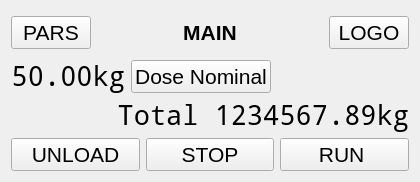
      <widget class="QWidget" name="dose_page">
       <layout class="QVBoxLayout" name="verticalLayout_2">
        <item>
         <layout class="QHBoxLayout" name="hl_main">
          <item>
           <widget class="QPushButton" name="pb_pars_right">
            <property name="font">
             <font>
              <pointsize>16</pointsize>
             </font>
            </property>
            <property name="text">
             <string>PARS</string>
            </property>
           </widget>
          </item>
          <item>
           <spacer name="hs_main_pars">
            <property name="orientation">
             <enum>Qt::Horizontal</enum>
            </property>
            <property name="sizeHint" stdset="0">
             <size>
              <width>58</width>
              <height>43</height>
             </size>
            </property>
           </spacer>
          </item>
          <item>
           <widget class="QLabel" name="lab_main">
            <property name="font">
             <font>
              <pointsize>16</pointsize>
              <weight>75</weight>
              <bold>true</bold>
             </font>
            </property>
            <property name="text">
             <string>MAIN</string>
            </property>
            <property name="alignment">
             <set>Qt::AlignCenter</set>
            </property>
           </widget>
          </item>
          <item>
           <spacer name="hs_logo_main">
            <property name="orientation">
             <enum>Qt::Horizontal</enum>
            </property>
            <property name="sizeHint" stdset="0">
             <size>
              <width>58</width>
              <height>43</height>
             </size>
            </property>
           </spacer>
          </item>
          <item>
           <widget class="QPushButton" name="pb_logo_left">
            <property name="font">
             <font>
              <pointsize>16</pointsize>
             </font>
            </property>
            <property name="text">
             <string>LOGO</string>
            </property>
           </widget>
          </item>
         </layout>
        </item>
        <item>
         <layout class="QHBoxLayout" name="hl_dos_nom">
          <item>
           <widget class="QLabel" name="lab_dose">
            <property name="sizePolicy">
             <sizepolicy hsizetype="Preferred" vsizetype="Maximum">
              <horstretch>0</horstretch>
              <verstretch>0</verstretch>
             </sizepolicy>
            </property>
            <property name="font">
             <font>
              <family>Noto Mono</family>
              <pointsize>20</pointsize>
             </font>
            </property>
            <property name="layoutDirection">
             <enum>Qt::LeftToRight</enum>
            </property>
            <property name="frameShape">
             <enum>QFrame::NoFrame</enum>
            </property>
            <property name="frameShadow">
             <enum>QFrame::Raised</enum>
            </property>
            <property name="text">
             <string>50.00kg</string>
            </property>
            <property name="alignment">
             <set>Qt::AlignRight|Qt::AlignTrailing|Qt::AlignVCenter</set>
            </property>
           </widget>
          </item>
          <item>
           <widget class="QPushButton" name="pb_dose_nom">
            <property name="font">
             <font>
              <pointsize>16</pointsize>
             </font>
            </property>
            <property name="text">
             <string>Dose Nominal</string>
            </property>
           </widget>
          </item>
          <item>
           <spacer name="hs_dose">
            <property name="orientation">
             <enum>Qt::Horizontal</enum>
            </property>
            <property name="sizeHint" stdset="0">
             <size>
              <width>138</width>
              <height>20</height>
             </size>
            </property>
           </spacer>
          </item>
         </layout>
        </item>
        <item>
         <widget class="QLabel" name="lab_total">
          <property name="sizePolicy">
           <sizepolicy hsizetype="Preferred" vsizetype="Maximum">
            <horstretch>0</horstretch>
            <verstretch>0</verstretch>
           </sizepolicy>
          </property>
          <property name="font">
           <font>
            <family>Noto Mono</family>
            <pointsize>20</pointsize>
           </font>
          </property>
          <property name="frameShape">
           <enum>QFrame::NoFrame</enum>
          </property>
          <property name="frameShadow">
           <enum>QFrame::Raised</enum>
          </property>
          <property name="text">
           <string>Total 1234567.89kg</string>
          </property>
          <property name="alignment">
           <set>Qt::AlignRight|Qt::AlignTrailing|Qt::AlignVCenter</set>
          </property>
         </widget>
        </item>
        <item>
         <layout class="QHBoxLayout" name="horizontalLayout_7">
          <item>
           <widget class="QPushButton" name="pb_unload">
            <property name="font">
             <font>
              <pointsize>16</pointsize>
             </font>
            </property>
            <property name="text">
             <string>UNLOAD</string>
            </property>
           </widget>
          </item>
          <item>
           <widget class="QPushButton" name="pb_stop">
            <property name="font">
             <font>
              <pointsize>16</pointsize>
             </font>
            </property>
            <property name="text">
             <string>STOP</string>
            </property>
           </widget>
          </item>
          <item>
           <widget class="QPushButton" name="pb_run">
            <property name="font">
             <font>
              <pointsize>16</pointsize>
             </font>
            </property>
            <property name="text">
             <string>RUN </string>
            </property>
           </widget>
          </item>
         </layout>
        </item>
       </layout>
      </widget>
